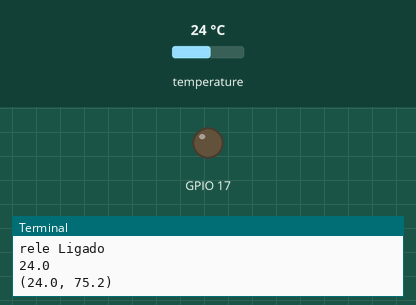
Bench run of a program on a simulated Raspberry Pi (BCM pin numbers). Parts: output pins drawn as LEDs (lit = HIGH), the last lines printed to the terminal. The test bench sets the inputs (shaded band); at power-on: temperature 24 °C. The clock reads 2024-03-15 10:24:30 at power-on unless the program sets it. At 44.8 s the program stops and its outputs stay as they are.

Above: at 5.0 s.
5.1 s: temperature set to 29.7 °C
13.8 s: temperature set to 30.9 °C
At 24.0 s:
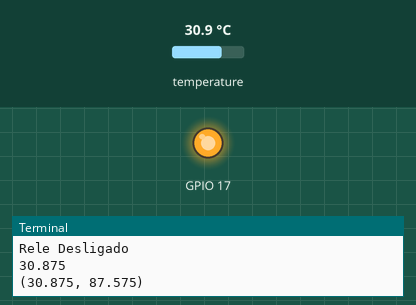
24.3 s: temperature set to 19 °C
At 34.3 s:
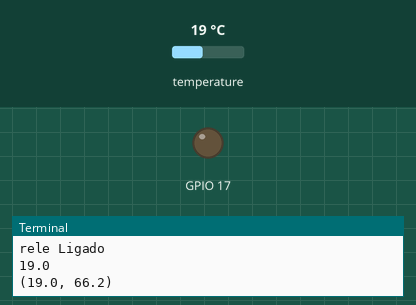
35.3 s: temperature set to 33 °C
At 45.7 s:
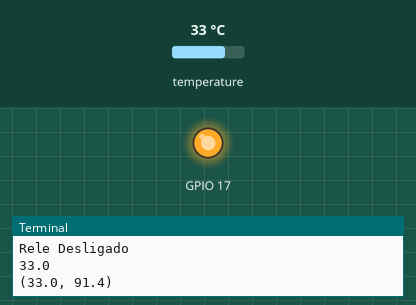
Timing chart, 0 to 46.3 s (numbered marks = the images above; inputs shaded):
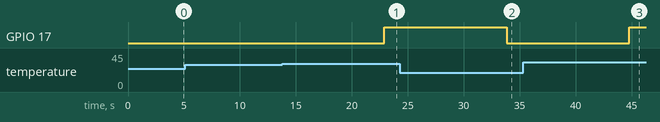

The program:

run.py
```python
import os
import glob
import time
from datetime import datetime
import RPi.GPIO as GPIO


os.system('modprobe w1-gpio')
os.system('modprobe w1-therm')
base_dir = '/sys/bus/w1/devices/'
device_folder = glob.glob(base_dir + '28*')[0]
device_file = device_folder + '/w1_slave'
GPIO.setmode(GPIO.BCM)
GPIO.setwarnings(False)
GPIO.setup(17, GPIO.OUT)

def read_temp_raw():
    f = open(device_file, 'r')
    lines = f.readlines()
    print(lines)
    f.close()
    return lines

def read_temp():
    lines = read_temp_raw()
    time.sleep(0.2)
    equals_pos = lines[1].find('t=')
    if equals_pos != -1:
        temp_string = lines[1][equals_pos+2:]
        temp_c = float(temp_string) / 1000.0
        if  temp_c > 30.1:
            GPIO.output(17,GPIO.HIGH)
            print("Rele Desligado")
            print(temp_c);
        else :
            GPIO.output(17,GPIO.LOW)
            print("rele Ligado")
            print(temp_c)
        temp_f = temp_c * 9.0 / 5.0 + 32.0
        return temp_c, temp_f
#while True:
now = datetime.now()
print(now)
print(read_temp())
time.sleep(10)
print(read_temp())
time.sleep(10)
print(read_temp())
time.sleep(10)
print(read_temp())
time.sleep(10)
print(read_temp())
#GPIO.cleanup()
```

Measured:
- the behaviour switches between 30 and 30.1 °C on temperature (found by bisection; images 0 and 1)
- after the input at 13.8 s, GPIO 17: LOW → HIGH after 9.1 s
- after the input at 24.3 s, GPIO 17: HIGH → LOW after 9.5 s
- after the input at 35.3 s, GPIO 17: LOW → HIGH after 9.5 s
